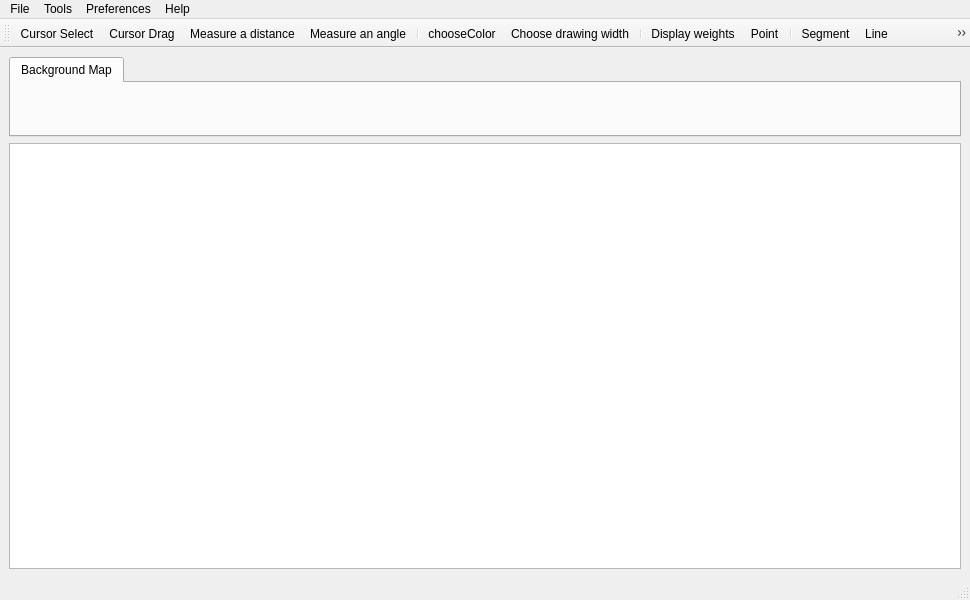
<?xml version="1.0" encoding="UTF-8"?>
<ui version="4.0">
 <class>Gribouillot</class>
 <widget class="QMainWindow" name="Gribouillot">
  <property name="geometry">
   <rect>
    <x>0</x>
    <y>0</y>
    <width>970</width>
    <height>600</height>
   </rect>
  </property>
  <property name="windowTitle">
   <string>Gribouillot</string>
  </property>
  <widget class="QWidget" name="centralwidget">
   <layout class="QVBoxLayout" name="verticalLayout">
    <item>
     <widget class="GribouillotTabWidget" name="gribTabWidget">
      <property name="maximumSize">
       <size>
        <width>16777215</width>
        <height>80</height>
       </size>
      </property>
      <property name="currentIndex">
       <number>0</number>
      </property>
      <property name="usesScrollButtons">
       <bool>false</bool>
      </property>
      <widget class="MapTabWidget" name="mapTabWidget">
       <property name="styleSheet">
        <string notr="true"/>
       </property>
       <attribute name="title">
        <string>Background Map</string>
       </attribute>
      </widget>
     </widget>
    </item>
    <item>
     <widget class="ZoomableGraphicsView" name="zGraphicsView">
      <property name="renderHints">
       <set>QPainter::Antialiasing|QPainter::TextAntialiasing</set>
      </property>
      <property name="dragMode">
       <enum>QGraphicsView::ScrollHandDrag</enum>
      </property>
      <property name="transformationAnchor">
       <enum>QGraphicsView::AnchorUnderMouse</enum>
      </property>
      <property name="resizeAnchor">
       <enum>QGraphicsView::AnchorUnderMouse</enum>
      </property>
     </widget>
    </item>
   </layout>
  </widget>
  <widget class="QStatusBar" name="statusBar"/>
  <widget class="QMenuBar" name="menuBar">
   <property name="geometry">
    <rect>
     <x>0</x>
     <y>0</y>
     <width>970</width>
     <height>22</height>
    </rect>
   </property>
   <widget class="QMenu" name="menuFile">
    <property name="title">
     <string>File</string>
    </property>
    <addaction name="actionNewProject"/>
    <addaction name="actionOpenProject"/>
    <addaction name="actionImport_layer"/>
    <addaction name="actionSaveProject"/>
    <addaction name="separator"/>
    <addaction name="actionExportAs"/>
    <addaction name="separator"/>
    <addaction name="actionQuit"/>
   </widget>
   <widget class="QMenu" name="menuOptions">
    <property name="title">
     <string>Tools</string>
    </property>
    <addaction name="actionCenterOfMass"/>
    <addaction name="actionSpiralOptions"/>
   </widget>
   <widget class="QMenu" name="menuHelp">
    <property name="title">
     <string>Help</string>
    </property>
    <addaction name="actionAbout_Grib"/>
    <addaction name="actionAbout_Qt"/>
   </widget>
   <widget class="QMenu" name="menuPreferences">
    <property name="title">
     <string>Preferences</string>
    </property>
    <addaction name="actionMinimap"/>
    <addaction name="actionCopy_pixmaps"/>
    <addaction name="actionAutosave"/>
   </widget>
   <addaction name="menuFile"/>
   <addaction name="menuOptions"/>
   <addaction name="menuPreferences"/>
   <addaction name="menuHelp"/>
  </widget>
  <widget class="QToolBar" name="toolBar">
   <property name="windowTitle">
    <string>toolBar</string>
   </property>
   <attribute name="toolBarArea">
    <enum>TopToolBarArea</enum>
   </attribute>
   <attribute name="toolBarBreak">
    <bool>false</bool>
   </attribute>
   <addaction name="actionCursorSelect"/>
   <addaction name="actionCursorDrag"/>
   <addaction name="actionMeasureDistance"/>
   <addaction name="actionMeasureAngle"/>
   <addaction name="separator"/>
   <addaction name="actionChooseColor"/>
   <addaction name="actionChooseWidth"/>
   <addaction name="separator"/>
   <addaction name="actionPointWeight"/>
   <addaction name="actionPoint"/>
   <addaction name="separator"/>
   <addaction name="actionSegment"/>
   <addaction name="actionLine"/>
   <addaction name="actionHorizontalLine"/>
   <addaction name="actionVerticalLine"/>
   <addaction name="actionParallel"/>
   <addaction name="actionPerpendicular"/>
   <addaction name="actionBisection"/>
   <addaction name="actionAngleLine"/>
   <addaction name="actionTangentToCircle"/>
   <addaction name="separator"/>
   <addaction name="actionDrawCenter"/>
   <addaction name="actionCircleCenterPoint"/>
   <addaction name="actionCircleSelectRadius"/>
   <addaction name="actionCircleRadiusValue"/>
   <addaction name="actionCircleDiameter"/>
   <addaction name="actionCircleSelectDiameter"/>
   <addaction name="actionCircleTriangle"/>
   <addaction name="separator"/>
   <addaction name="actionEllipseFoci"/>
   <addaction name="separator"/>
   <addaction name="actionArcFromCircle"/>
   <addaction name="actionArc"/>
   <addaction name="separator"/>
   <addaction name="actionSpiral"/>
   <addaction name="separator"/>
   <addaction name="actionLoadPicture"/>
  </widget>
  <action name="actionNewProject">
   <property name="text">
    <string>New project</string>
   </property>
   <property name="shortcut">
    <string>Ctrl+N</string>
   </property>
  </action>
  <action name="actionSaveProject">
   <property name="text">
    <string>Save project</string>
   </property>
   <property name="shortcut">
    <string>Ctrl+S</string>
   </property>
  </action>
  <action name="actionQuit">
   <property name="text">
    <string>Quit</string>
   </property>
  </action>
  <action name="actionOpenProject">
   <property name="text">
    <string>Open project</string>
   </property>
   <property name="shortcut">
    <string>Ctrl+O</string>
   </property>
  </action>
  <action name="actionExportAs">
   <property name="text">
    <string>Export view as...</string>
   </property>
   <property name="toolTip">
    <string>Export as choosen picture format</string>
   </property>
  </action>
  <action name="actionChooseColor">
   <property name="icon">
    <iconset>
     <normalon>:/Resources/Icons/color-wheel.png</normalon>
    </iconset>
   </property>
   <property name="text">
    <string>chooseColor</string>
   </property>
   <property name="toolTip">
    <string>Choose a drawing color</string>
   </property>
  </action>
  <action name="actionMeasureDistance">
   <property name="checkable">
    <bool>true</bool>
   </property>
   <property name="icon">
    <iconset>
     <normalon>:/Resources/Icons/measure-tape-km.png</normalon>
    </iconset>
   </property>
   <property name="text">
    <string>Measure a distance</string>
   </property>
   <property name="toolTip">
    <string>Measure a distance in km</string>
   </property>
  </action>
  <action name="actionMeasureAngle">
   <property name="checkable">
    <bool>true</bool>
   </property>
   <property name="icon">
    <iconset resource="gribouillot.qrc">
     <normaloff>:/Resources/Icons/protractor.png</normaloff>
     <normalon>:/Resources/Icons/protractor.png</normalon>:/Resources/Icons/protractor.png</iconset>
   </property>
   <property name="text">
    <string>Measure an angle</string>
   </property>
   <property name="toolTip">
    <string>Measure an angle</string>
   </property>
  </action>
  <action name="actionDrawCenter">
   <property name="checkable">
    <bool>true</bool>
   </property>
   <property name="icon">
    <iconset resource="gribouillot.qrc">
     <normaloff>:/Resources/Icons/circle-drawCenter.png</normaloff>:/Resources/Icons/circle-drawCenter.png</iconset>
   </property>
   <property name="text">
    <string>Draw circle center</string>
   </property>
   <property name="toolTip">
    <string>Draw the center point when drawing circles</string>
   </property>
  </action>
  <action name="actionCircleCenterPoint">
   <property name="checkable">
    <bool>true</bool>
   </property>
   <property name="icon">
    <iconset resource="gribouillot.qrc">
     <normaloff>:/Resources/Icons/circle-center-point.png</normaloff>:/Resources/Icons/circle-center-point.png</iconset>
   </property>
   <property name="text">
    <string>Circle from center and point</string>
   </property>
   <property name="toolTip">
    <string>Draw a circle given a center and an other point</string>
   </property>
  </action>
  <action name="actionCircleRadiusValue">
   <property name="checkable">
    <bool>true</bool>
   </property>
   <property name="icon">
    <iconset resource="gribouillot.qrc">
     <normaloff>:/Resources/Icons/circle-radius-value.png</normaloff>:/Resources/Icons/circle-radius-value.png</iconset>
   </property>
   <property name="text">
    <string>Circle from radius value</string>
   </property>
   <property name="toolTip">
    <string>Draw a circle given a center and a radius value</string>
   </property>
  </action>
  <action name="actionCircleDiameter">
   <property name="checkable">
    <bool>true</bool>
   </property>
   <property name="icon">
    <iconset resource="gribouillot.qrc">
     <normaloff>:/Resources/Icons/circle-2points-diameter.png</normaloff>:/Resources/Icons/circle-2points-diameter.png</iconset>
   </property>
   <property name="text">
    <string>Circle from 2-point diameter</string>
   </property>
   <property name="toolTip">
    <string>Draw a circle given 2 points as a diameter</string>
   </property>
  </action>
  <action name="actionCircleTriangle">
   <property name="checkable">
    <bool>true</bool>
   </property>
   <property name="icon">
    <iconset resource="gribouillot.qrc">
     <normaloff>:/Resources/Icons/circle-3points.png</normaloff>:/Resources/Icons/circle-3points.png</iconset>
   </property>
   <property name="text">
    <string>Circle from Triangle</string>
   </property>
   <property name="toolTip">
    <string>Draw the circle passing by 3 points</string>
   </property>
  </action>
  <action name="actionPoint">
   <property name="checkable">
    <bool>true</bool>
   </property>
   <property name="icon">
    <iconset resource="gribouillot.qrc">
     <normaloff>:/Resources/Icons/point.png</normaloff>:/Resources/Icons/point.png</iconset>
   </property>
   <property name="text">
    <string>Point</string>
   </property>
   <property name="toolTip">
    <string>Draw a point</string>
   </property>
  </action>
  <action name="actionLine">
   <property name="checkable">
    <bool>true</bool>
   </property>
   <property name="icon">
    <iconset>
     <normalon>:/Resources/Icons/line.png</normalon>
    </iconset>
   </property>
   <property name="text">
    <string>Line</string>
   </property>
   <property name="toolTip">
    <string>Draw an infinite line given 2 points</string>
   </property>
  </action>
  <action name="actionSegment">
   <property name="checkable">
    <bool>true</bool>
   </property>
   <property name="icon">
    <iconset>
     <normalon>:/Resources/Icons/line-segment.png</normalon>
    </iconset>
   </property>
   <property name="text">
    <string>Segment</string>
   </property>
   <property name="toolTip">
    <string>Draw a segment given 2 points</string>
   </property>
  </action>
  <action name="actionParallel">
   <property name="checkable">
    <bool>true</bool>
   </property>
   <property name="icon">
    <iconset>
     <normalon>:/Resources/Icons/line-point-parallel.png</normalon>
    </iconset>
   </property>
   <property name="text">
    <string>Parallel</string>
   </property>
   <property name="toolTip">
    <string>Draw the parallel to a selected line crossing a given point</string>
   </property>
  </action>
  <action name="actionPerpendicular">
   <property name="checkable">
    <bool>true</bool>
   </property>
   <property name="icon">
    <iconset>
     <normalon>:/Resources/Icons/line-point-perpendicular.png</normalon>
    </iconset>
   </property>
   <property name="text">
    <string>Perpendicular</string>
   </property>
   <property name="toolTip">
    <string>Draw the perpendicular to a line crossing a given point</string>
   </property>
  </action>
  <action name="actionBisection">
   <property name="checkable">
    <bool>true</bool>
   </property>
   <property name="icon">
    <iconset>
     <normalon>:/Resources/Icons/line-bisection.png</normalon>
    </iconset>
   </property>
   <property name="text">
    <string>Bisection</string>
   </property>
   <property name="toolTip">
    <string>Draw the bisection of the selected segment</string>
   </property>
  </action>
  <action name="actionHorizontalLine">
   <property name="checkable">
    <bool>true</bool>
   </property>
   <property name="icon">
    <iconset>
     <normalon>:/Resources/Icons/line-horizontal.png</normalon>
    </iconset>
   </property>
   <property name="text">
    <string>Horizontal line</string>
   </property>
   <property name="toolTip">
    <string>Draw the horizontal line crossing the given point</string>
   </property>
  </action>
  <action name="actionVerticalLine">
   <property name="checkable">
    <bool>true</bool>
   </property>
   <property name="icon">
    <iconset>
     <normalon>:/Resources/Icons/line-vertical.png</normalon>
    </iconset>
   </property>
   <property name="text">
    <string>Vertical line</string>
   </property>
   <property name="toolTip">
    <string>Draw the vertical line crossing the given point</string>
   </property>
  </action>
  <action name="actionAngleLine">
   <property name="checkable">
    <bool>true</bool>
   </property>
   <property name="icon">
    <iconset>
     <normalon>:/Resources/Icons/line-angle.png</normalon>
    </iconset>
   </property>
   <property name="text">
    <string>Angle line</string>
   </property>
   <property name="toolTip">
    <string>Draw the line intersecting the selected line at the given point, at the given angle</string>
   </property>
  </action>
  <action name="actionTangentToCircle">
   <property name="checkable">
    <bool>true</bool>
   </property>
   <property name="icon">
    <iconset resource="gribouillot.qrc">
     <normaloff>:/Resources/Icons/line-tangent-circle.png</normaloff>:/Resources/Icons/line-tangent-circle.png</iconset>
   </property>
   <property name="text">
    <string>Tangents to circle</string>
   </property>
   <property name="toolTip">
    <string>Draw the 2 lines tangent to the selected circle and passing through a point</string>
   </property>
  </action>
  <action name="actionLoadPicture">
   <property name="icon">
    <iconset resource="gribouillot.qrc">
     <normaloff>:/Resources/Icons/image-x-generic.png</normaloff>:/Resources/Icons/image-x-generic.png</iconset>
   </property>
   <property name="text">
    <string>Load Picture</string>
   </property>
   <property name="toolTip">
    <string>Load an external picture </string>
   </property>
  </action>
  <action name="actionMinimap">
   <property name="checkable">
    <bool>true</bool>
   </property>
   <property name="text">
    <string>Minimap</string>
   </property>
   <property name="toolTip">
    <string>Display a minimap</string>
   </property>
   <property name="shortcut">
    <string>M</string>
   </property>
  </action>
  <action name="actionAbout_Qt">
   <property name="text">
    <string>About Qt</string>
   </property>
   <property name="menuRole">
    <enum>QAction::AboutQtRole</enum>
   </property>
  </action>
  <action name="actionAbout_Grib">
   <property name="text">
    <string>About Gribouillot</string>
   </property>
  </action>
  <action name="actionChooseWidth">
   <property name="icon">
    <iconset resource="gribouillot.qrc">
     <normaloff>:/Resources/Icons/draw-width-5.png</normaloff>:/Resources/Icons/draw-width-5.png</iconset>
   </property>
   <property name="text">
    <string>Choose drawing width</string>
   </property>
   <property name="toolTip">
    <string>Change the drawing width</string>
   </property>
  </action>
  <action name="actionPointWeight">
   <property name="checkable">
    <bool>true</bool>
   </property>
   <property name="icon">
    <iconset resource="gribouillot.qrc">
     <normaloff>:/Resources/Icons/point-weight.png</normaloff>:/Resources/Icons/point-weight.png</iconset>
   </property>
   <property name="text">
    <string>Display weights</string>
   </property>
   <property name="toolTip">
    <string>Enter weight values for drawn points / show weight values</string>
   </property>
  </action>
  <action name="actionCursorDrag">
   <property name="checkable">
    <bool>true</bool>
   </property>
   <property name="icon">
    <iconset resource="gribouillot.qrc">
     <normaloff>:/Resources/Icons/cursor-openhand.png</normaloff>:/Resources/Icons/cursor-openhand.png</iconset>
   </property>
   <property name="text">
    <string>Cursor Drag</string>
   </property>
   <property name="toolTip">
    <string>Move around the map, you can not select items {k}. Tip: also works with any tool by holding the middle mouse button.</string>
   </property>
   <property name="shortcut">
    <string>K</string>
   </property>
  </action>
  <action name="actionCursorSelect">
   <property name="checkable">
    <bool>true</bool>
   </property>
   <property name="icon">
    <iconset resource="gribouillot.qrc">
     <normaloff>:/Resources/Icons/cursor-arrow.png</normaloff>:/Resources/Icons/cursor-arrow.png</iconset>
   </property>
   <property name="text">
    <string>Cursor Select</string>
   </property>
   <property name="toolTip">
    <string>Select items from the view {s}</string>
   </property>
   <property name="shortcut">
    <string>J</string>
   </property>
  </action>
  <action name="actionImport_layer">
   <property name="text">
    <string>Import layer</string>
   </property>
  </action>
  <action name="actionCenterOfMass">
   <property name="text">
    <string>Center of Mass</string>
   </property>
   <property name="shortcut">
    <string>G</string>
   </property>
  </action>
  <action name="actionCopy_pixmaps">
   <property name="checkable">
    <bool>true</bool>
   </property>
   <property name="text">
    <string>Copy pixmaps</string>
   </property>
   <property name="toolTip">
    <string>Automatically copy pixmaps to project folder</string>
   </property>
  </action>
  <action name="actionEllipseFoci">
   <property name="checkable">
    <bool>true</bool>
   </property>
   <property name="icon">
    <iconset resource="gribouillot.qrc">
     <normaloff>:/Resources/Icons/ellipse-foci.png</normaloff>:/Resources/Icons/ellipse-foci.png</iconset>
   </property>
   <property name="text">
    <string>Ellipse from foci</string>
   </property>
   <property name="toolTip">
    <string>Draw an ellipse given its 2 foci and the sum of the distances to the foci</string>
   </property>
  </action>
  <action name="actionArc">
   <property name="checkable">
    <bool>true</bool>
   </property>
   <property name="icon">
    <iconset resource="gribouillot.qrc">
     <normaloff>:/Resources/Icons/arc-center-point-angle.png</normaloff>:/Resources/Icons/arc-center-point-angle.png</iconset>
   </property>
   <property name="text">
    <string>Arc</string>
   </property>
   <property name="toolTip">
    <string>Draw an arc given a center, a starting point and an angle</string>
   </property>
  </action>
  <action name="actionArcFromCircle">
   <property name="checkable">
    <bool>true</bool>
   </property>
   <property name="icon">
    <iconset resource="gribouillot.qrc">
     <normaloff>:/Resources/Icons/arc-2boundaries.png</normaloff>:/Resources/Icons/arc-2boundaries.png</iconset>
   </property>
   <property name="text">
    <string>Arc from a Circle</string>
   </property>
   <property name="toolTip">
    <string>Cut a circle into an arc given 2 boundaries</string>
   </property>
  </action>
  <action name="actionSpiralOptions">
   <property name="text">
    <string>Spiral options</string>
   </property>
   <property name="toolTip">
    <string>4 centers spiral options</string>
   </property>
   <property name="shortcut">
    <string>S</string>
   </property>
  </action>
  <action name="actionSpiral">
   <property name="checkable">
    <bool>true</bool>
   </property>
   <property name="icon">
    <iconset resource="gribouillot.qrc">
     <normaloff>:/Resources/Icons/spiral.png</normaloff>:/Resources/Icons/spiral.png</iconset>
   </property>
   <property name="text">
    <string>Spiral</string>
   </property>
   <property name="toolTip">
    <string>Draw a 4 centers spiral</string>
   </property>
  </action>
  <action name="actionCircleSelectRadius">
   <property name="checkable">
    <bool>true</bool>
   </property>
   <property name="icon">
    <iconset resource="gribouillot.qrc">
     <normaloff>:/Resources/Icons/circle-segment.png</normaloff>:/Resources/Icons/circle-segment.png</iconset>
   </property>
   <property name="text">
    <string>Circle from selected radius</string>
   </property>
   <property name="toolTip">
    <string>Draw a circle with the selected segment as radius</string>
   </property>
  </action>
  <action name="actionCircleSelectDiameter">
   <property name="checkable">
    <bool>true</bool>
   </property>
   <property name="icon">
    <iconset resource="gribouillot.qrc">
     <normaloff>:/Resources/Icons/circle-diameter.png</normaloff>:/Resources/Icons/circle-diameter.png</iconset>
   </property>
   <property name="text">
    <string>Circle from selected diameter</string>
   </property>
   <property name="toolTip">
    <string>Draw a circle with the selected segment as diameter</string>
   </property>
  </action>
  <action name="actionAutosave">
   <property name="checkable">
    <bool>true</bool>
   </property>
   <property name="text">
    <string>Autosave</string>
   </property>
   <property name="toolTip">
    <string>Define autosave interval</string>
   </property>
  </action>
 </widget>
 <customwidgets>
  <customwidget>
   <class>ZoomableGraphicsView</class>
   <extends>QGraphicsView</extends>
   <header>zoomablegraphicsview.h</header>
  </customwidget>
  <customwidget>
   <class>MapTabWidget</class>
   <extends>QWidget</extends>
   <header>maptabwidget.h</header>
   <container>1</container>
  </customwidget>
  <customwidget>
   <class>GribouillotTabWidget</class>
   <extends>QTabWidget</extends>
   <header>gribouillottabwidget.h</header>
   <container>1</container>
  </customwidget>
 </customwidgets>
 <resources>
  <include location="gribouillot.qrc"/>
 </resources>
 <connections>
  <connection>
   <sender>gribTabWidget</sender>
   <signal>tabBarClicked(int)</signal>
   <receiver>Gribouillot</receiver>
   <slot>tabWidgetClicked(int)</slot>
   <hints>
    <hint type="sourcelabel">
     <x>383</x>
     <y>137</y>
    </hint>
    <hint type="destinationlabel">
     <x>399</x>
     <y>299</y>
    </hint>
   </hints>
  </connection>
  <connection>
   <sender>actionSaveProject</sender>
   <signal>triggered()</signal>
   <receiver>Gribouillot</receiver>
   <slot>saveProject()</slot>
   <hints>
    <hint type="sourcelabel">
     <x>-1</x>
     <y>-1</y>
    </hint>
    <hint type="destinationlabel">
     <x>399</x>
     <y>299</y>
    </hint>
   </hints>
  </connection>
 </connections>
 <slots>
  <slot>tabWidgetClicked(int)</slot>
  <slot>tabPageChanged(int)</slot>
  <slot>saveProject()</slot>
  <slot>onActionOpenProject_triggered()</slot>
 </slots>
</ui>
